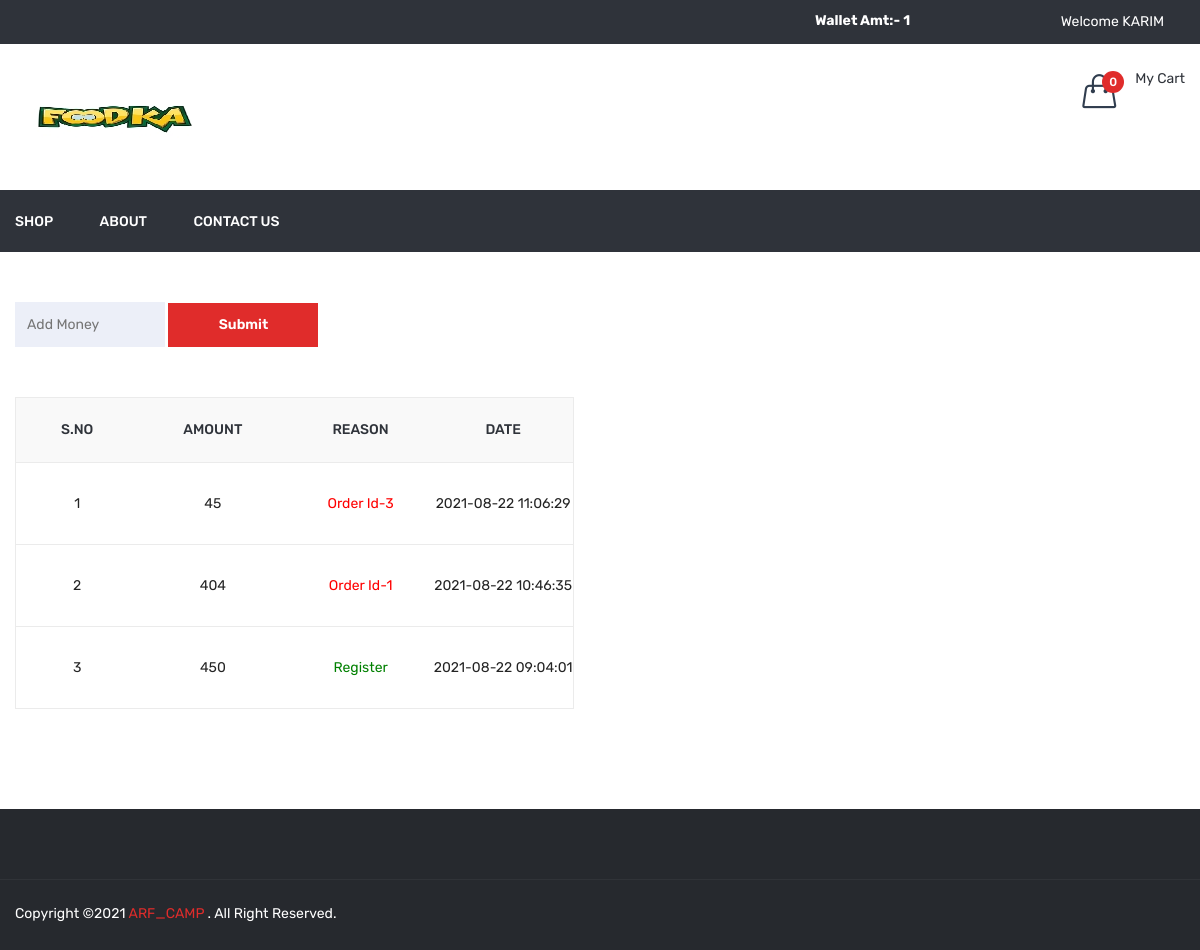
The app's page /wallet.php (signed in) with its own data.
### tables this page shows
CREATE TABLE `wallet` (
  `id` int(11) NOT NULL,
  `user_id` int(11) NOT NULL,
  `amt` int(11) NOT NULL,
  `payment_id` varchar(50) NOT NULL,
  `msg` varchar(500) NOT NULL,
  `type` enum('in','out') NOT NULL,
  `added_on` datetime NOT NULL
);

### function.inc.php (called while the page is built, shortened)
	<?php
function getWallet($uid){
  global $con;
  $sql="select * from wallet where user_id='$uid' order by id desc";
  $res=mysqli_query($con,$sql);
  $arr=array();
  while($row=mysqli_fetch_assoc($res)){
    $arr[]=$row;
  }
  return $arr;
}
function getWalletAmt($uid){
  global $con;
  $sql="select * from wallet where user_id='$uid'";
  $res=mysqli_query($con,$sql);
  $in=0;
  $out=0;
  while($row=mysqli_fetch_assoc($res)){
    if($row['type']=='in'){
      $in=$in+$row['amt'];
    }
    if($row['type']=='out'){
      $out=$out+$row['amt'];
    }
  }
  return $in-$out;
}
?>

### wallet.php (the view, shortened to what this page needs)
<?php
include ("header.php");
?>
<div class="cart-main-area pt-50 pb-100">
            <div class="container">
                <div class="row">
                    <div class="col-lg-12 col-md-12 col-sm-12 col-12">
						<div id="add_money_box">
							<form method="post" id="frmAddMoney">
								<input type="number" placeholder="Add Money" name="amt" class="w150" required/>
								<input type="submit" class="btn w150" name="add_money"/>
							</form>
						</div>
							<?php
							$getWallet=getWallet($_SESSION['FOOD_USER_ID']);
							?>
                            <div class="table-content table-responsive">
                                <table>
                                    <thead>
                                        <tr>
                                            <th>S.No</th>
                                            <th>Amount</th>
                                            <th>Reason</th>
                                            <th>Date</th>
                                        </tr>
                                    </thead>
                                    <tbody>
                                       <?php
									   $kk=1;
									   foreach($getWallet as $list){?>
											<tr class="wallet_loop">
												<td><?php echo $kk?></td>
												<td><?php echo $list['amt']?></td>
												<td>
													<span class="<?php echo $list['type']?>">
														<?php echo $list['msg']?>
													</span>
												</td>
												<td><?php echo $list['added_on']?></td>
											</tr>
									   <?php
									   $kk++;
									   } ?>
                                    </tbody>
                                </table>
                            </div>
                    </div>
                </div>
            </div>
        </div>
<?php
include("footer.php");
?>

### records on screen
wallet: amt "45", msg "Order Id-3", added_on "2021-08-22 11:06:29"
wallet: amt "404", msg "Order Id-1", added_on "2021-08-22 10:46:35"
wallet: amt "450", msg "Register", added_on "2021-08-22 09:04:01"

### other values on screen
$getWalletAmt "1"
$_SESSION['FOOD_USER_NAME'] "KARIM"
$totalCartDish "0"
